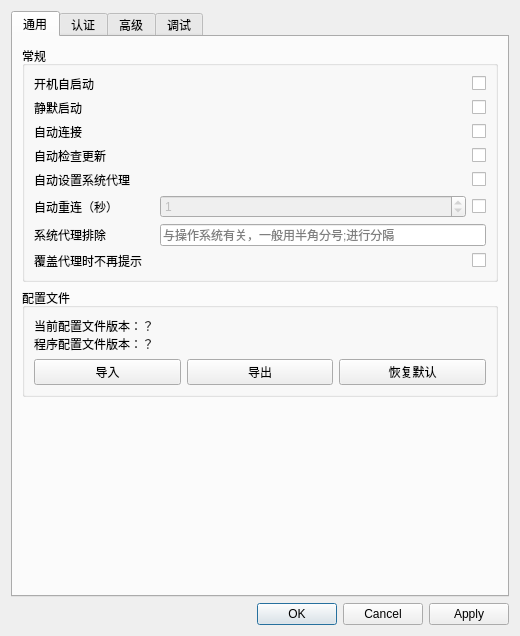
<?xml version="1.0" encoding="UTF-8"?>
<ui version="4.0">
 <class>SettingWindow</class>
 <widget class="QDialog" name="SettingWindow">
  <property name="enabled">
   <bool>true</bool>
  </property>
  <property name="geometry">
   <rect>
    <x>0</x>
    <y>0</y>
    <width>520</width>
    <height>636</height>
   </rect>
  </property>
  <property name="windowTitle">
   <string>设置</string>
  </property>
  <property name="styleSheet">
   <string notr="true"/>
  </property>
  <layout class="QVBoxLayout" name="verticalLayout">
   <item>
    <widget class="QTabWidget" name="tabWidget">
     <property name="locale">
      <locale language="Chinese" country="China"/>
     </property>
     <property name="currentIndex">
      <number>0</number>
     </property>
     <widget class="QWidget" name="generalTab">
      <attribute name="title">
       <string>通用</string>
      </attribute>
      <layout class="QGridLayout">
       <item row="7" column="0">
        <spacer name="commonTabVerticalSpacer">
         <property name="orientation">
          <enum>Qt::Orientation::Vertical</enum>
         </property>
         <property name="sizeHint" stdset="0">
          <size>
           <width>444</width>
           <height>108</height>
          </size>
         </property>
        </spacer>
       </item>
       <item row="3" column="0" rowspan="2">
        <widget class="QGroupBox" name="profileGroup">
         <property name="title">
          <string>配置文件</string>
         </property>
         <layout class="QGridLayout" name="gridLayout_5">
          <item row="1" column="1">
           <widget class="QPushButton" name="exportPushButton">
            <property name="text">
             <string>导出</string>
            </property>
           </widget>
          </item>
          <item row="0" column="0" colspan="3">
           <widget class="QLabel" name="configVersionLabel">
            <property name="text">
             <string>当前配置文件版本：？
程序配置文件版本：？</string>
            </property>
           </widget>
          </item>
          <item row="1" column="2">
           <widget class="QPushButton" name="resetDefaultPushButton">
            <property name="text">
             <string>恢复默认</string>
            </property>
           </widget>
          </item>
          <item row="1" column="0">
           <widget class="QPushButton" name="importPushButton">
            <property name="text">
             <string>导入</string>
            </property>
           </widget>
          </item>
         </layout>
        </widget>
       </item>
       <item row="1" column="0">
        <widget class="QGroupBox" name="commonGroup">
         <property name="title">
          <string>常规</string>
         </property>
         <layout class="QGridLayout" name="gridLayout_7">
          <item row="3" column="2">
           <widget class="QCheckBox" name="checkUpdateAfterStartCheckBox">
            <property name="text">
             <string/>
            </property>
           </widget>
          </item>
          <item row="0" column="2">
           <widget class="QCheckBox" name="autoStartCheckBox">
            <property name="text">
             <string/>
            </property>
           </widget>
          </item>
          <item row="1" column="2">
           <widget class="QCheckBox" name="silentStartCheckBox">
            <property name="text">
             <string/>
            </property>
           </widget>
          </item>
          <item row="5" column="0">
           <widget class="QLabel" name="zjuConnectTabLabel7">
            <property name="text">
             <string>自动重连（秒）</string>
            </property>
           </widget>
          </item>
          <item row="0" column="0">
           <widget class="QLabel" name="commonTabLable4">
            <property name="text">
             <string>开机自启动</string>
            </property>
           </widget>
          </item>
          <item row="5" column="2">
           <widget class="QCheckBox" name="autoReconnectCheckBox">
            <property name="text">
             <string/>
            </property>
            <property name="checked">
             <bool>false</bool>
            </property>
           </widget>
          </item>
          <item row="0" column="1" rowspan="6">
           <spacer name="horizontalSpacer_3">
            <property name="orientation">
             <enum>Qt::Orientation::Horizontal</enum>
            </property>
            <property name="sizeHint" stdset="0">
             <size>
              <width>0</width>
              <height>0</height>
             </size>
            </property>
           </spacer>
          </item>
          <item row="7" column="1" colspan="2">
           <widget class="QLineEdit" name="systemProxyBypassLineEdit">
            <property name="placeholderText">
             <string>与操作系统有关，一般用半角分号;进行分隔</string>
            </property>
           </widget>
          </item>
          <item row="1" column="0">
           <widget class="QLabel" name="commonTabLabelSilentStart">
            <property name="text">
             <string>静默启动</string>
            </property>
           </widget>
          </item>
          <item row="2" column="0">
           <widget class="QLabel" name="commonTabLable5">
            <property name="text">
             <string>自动连接</string>
            </property>
           </widget>
          </item>
          <item row="7" column="0">
           <widget class="QLabel" name="zjuConnectTabLabel11">
            <property name="text">
             <string>系统代理排除</string>
            </property>
           </widget>
          </item>
          <item row="3" column="0">
           <widget class="QLabel" name="commonTabLable6">
            <property name="text">
             <string>自动检查更新</string>
            </property>
           </widget>
          </item>
          <item row="4" column="2">
           <widget class="QCheckBox" name="autoSetProxyCheckBox">
            <property name="text">
             <string/>
            </property>
           </widget>
          </item>
          <item row="2" column="2">
           <widget class="QCheckBox" name="connectAfterStartCheckBox">
            <property name="text">
             <string/>
            </property>
           </widget>
          </item>
          <item row="4" column="0">
           <widget class="QLabel" name="commonTabLable4_2">
            <property name="text">
             <string>自动设置系统代理</string>
            </property>
           </widget>
          </item>
          <item row="5" column="1">
           <widget class="QSpinBox" name="reconnectTimeSpinBox">
            <property name="enabled">
             <bool>false</bool>
            </property>
            <property name="maximum">
             <number>86400</number>
            </property>
            <property name="value">
             <number>1</number>
            </property>
           </widget>
          </item>
          <item row="8" column="0">
           <widget class="QLabel" name="commonTabLabelSuppressProxyWarning">
            <property name="text">
             <string>覆盖代理时不再提示</string>
            </property>
           </widget>
          </item>
          <item row="8" column="2">
           <widget class="QCheckBox" name="suppressProxyOverrideWarningCheckBox">
            <property name="text">
             <string/>
            </property>
           </widget>
          </item>
          <item row="9" column="0">
           <spacer name="horizontalSpacer_4">
            <property name="orientation">
             <enum>Qt::Orientation::Horizontal</enum>
            </property>
            <property name="sizeType">
             <enum>QSizePolicy::Policy::Preferred</enum>
            </property>
            <property name="sizeHint" stdset="0">
             <size>
              <width>120</width>
              <height>0</height>
             </size>
            </property>
           </spacer>
          </item>
         </layout>
        </widget>
       </item>
      </layout>
     </widget>
     <widget class="QWidget" name="loginTab">
      <attribute name="title">
       <string>认证</string>
      </attribute>
      <layout class="QGridLayout" name="gridLayout_9">
       <item row="6" column="0">
        <spacer name="verticalSpacer_2">
         <property name="orientation">
          <enum>Qt::Orientation::Vertical</enum>
         </property>
         <property name="sizeHint" stdset="0">
          <size>
           <width>20</width>
           <height>40</height>
          </size>
         </property>
        </spacer>
       </item>
       <item row="1" column="0">
        <widget class="QGroupBox" name="commonGroupBox">
         <property name="title">
          <string>通用</string>
         </property>
         <layout class="QGridLayout" name="commonLayout">
          <item row="1" column="1">
           <widget class="QLineEdit" name="serverAddressLineEdit">
            <property name="text">
             <string>trust.hitsz.edu.cn</string>
            </property>
            <property name="placeholderText">
             <string>例如：192.0.2.1</string>
            </property>
           </widget>
          </item>
          <item row="0" column="1" colspan="4">
           <layout class="QHBoxLayout" name="protocolLayout">
            <item>
             <widget class="QRadioButton" name="atrustRadioButton">
              <property name="text">
               <string>aTrust</string>
              </property>
              <property name="checked">
               <bool>true</bool>
              </property>
             </widget>
            </item>
            <item>
             <widget class="QRadioButton" name="easyconnectRadioButton">
              <property name="text">
               <string>EasyConnect</string>
              </property>
             </widget>
            </item>
           </layout>
          </item>
          <item row="2" column="1" colspan="4">
           <widget class="QLineEdit" name="usernameLineEdit">
            <property name="placeholderText">
             <string>VPN 账号</string>
            </property>
           </widget>
          </item>
          <item row="2" column="0">
           <widget class="QLabel" name="commonTabLable2">
            <property name="text">
             <string>账号</string>
            </property>
           </widget>
          </item>
          <item row="3" column="0">
           <widget class="QLabel" name="commonTabLable3">
            <property name="text">
             <string>密码</string>
            </property>
           </widget>
          </item>
          <item row="1" column="3" colspan="2">
           <widget class="QSpinBox" name="serverPortSpinBox">
            <property name="maximum">
             <number>65535</number>
            </property>
            <property name="value">
             <number>443</number>
            </property>
           </widget>
          </item>
          <item row="1" column="2">
           <widget class="QLabel" name="label">
            <property name="text">
             <string>:</string>
            </property>
           </widget>
          </item>
          <item row="1" column="0">
           <widget class="QLabel" name="zjuConnectTabLabel1">
            <property name="text">
             <string>服务器地址</string>
            </property>
           </widget>
          </item>
          <item row="0" column="0">
           <widget class="QLabel" name="protocolLabel">
            <property name="text">
             <string>协议</string>
            </property>
           </widget>
          </item>
          <item row="3" column="4">
           <widget class="QCheckBox" name="passwordVisibleCheckBox">
            <property name="sizePolicy">
             <sizepolicy hsizetype="Fixed" vsizetype="Fixed">
              <horstretch>0</horstretch>
              <verstretch>0</verstretch>
             </sizepolicy>
            </property>
            <property name="text">
             <string/>
            </property>
           </widget>
          </item>
          <item row="3" column="1" colspan="3">
           <widget class="QLineEdit" name="passwordLineEdit">
            <property name="echoMode">
             <enum>QLineEdit::EchoMode::Password</enum>
            </property>
            <property name="placeholderText">
             <string>VPN 密码</string>
            </property>
           </widget>
          </item>
         </layout>
        </widget>
       </item>
       <item row="5" column="0">
        <widget class="QGroupBox" name="extraAuthGroupBox">
         <property name="enabled">
          <bool>false</bool>
         </property>
         <property name="title">
          <string>EasyConnect 认证信息</string>
         </property>
         <layout class="QGridLayout" name="gridLayout_1">
          <item row="4" column="0">
           <spacer name="horizontalSpacer_5">
            <property name="orientation">
             <enum>Qt::Orientation::Horizontal</enum>
            </property>
            <property name="sizeType">
             <enum>QSizePolicy::Policy::Fixed</enum>
            </property>
            <property name="sizeHint" stdset="0">
             <size>
              <width>120</width>
              <height>0</height>
             </size>
            </property>
           </spacer>
          </item>
          <item row="2" column="1" colspan="2">
           <widget class="QLineEdit" name="certPasswordLineEdit">
            <property name="echoMode">
             <enum>QLineEdit::EchoMode::Password</enum>
            </property>
            <property name="placeholderText">
             <string>可选，证书密码</string>
            </property>
           </widget>
          </item>
          <item row="3" column="3">
           <widget class="QCheckBox" name="totpSecretVisibleCheckBox">
            <property name="sizePolicy">
             <sizepolicy hsizetype="Fixed" vsizetype="Fixed">
              <horstretch>0</horstretch>
              <verstretch>0</verstretch>
             </sizepolicy>
            </property>
            <property name="text">
             <string/>
            </property>
           </widget>
          </item>
          <item row="0" column="1">
           <widget class="QLineEdit" name="certFileLineEdit">
            <property name="placeholderText">
             <string>可选，p12/pfx 证书文件路径</string>
            </property>
           </widget>
          </item>
          <item row="2" column="0">
           <widget class="QLabel" name="certPasswordLabel">
            <property name="text">
             <string>证书密码</string>
            </property>
           </widget>
          </item>
          <item row="2" column="3">
           <widget class="QCheckBox" name="certPasswordVisibleCheckBox">
            <property name="sizePolicy">
             <sizepolicy hsizetype="Fixed" vsizetype="Fixed">
              <horstretch>0</horstretch>
              <verstretch>0</verstretch>
             </sizepolicy>
            </property>
            <property name="text">
             <string/>
            </property>
           </widget>
          </item>
          <item row="3" column="1" colspan="2">
           <widget class="QLineEdit" name="totpSecretLineEdit">
            <property name="echoMode">
             <enum>QLineEdit::EchoMode::Password</enum>
            </property>
            <property name="placeholderText">
             <string>可选，以通过 TOTP 验证器</string>
            </property>
           </widget>
          </item>
          <item row="0" column="2" colspan="2">
           <widget class="QPushButton" name="certFileBrowseButton">
            <property name="text">
             <string>浏览</string>
            </property>
           </widget>
          </item>
          <item row="3" column="0">
           <widget class="QLabel" name="zjuConnectTabLabel6_2">
            <property name="text">
             <string>TOTP 密钥</string>
            </property>
           </widget>
          </item>
          <item row="0" column="0">
           <widget class="QLabel" name="certFileLabel">
            <property name="text">
             <string>证书文件</string>
            </property>
           </widget>
          </item>
         </layout>
        </widget>
       </item>
       <item row="4" column="0">
        <widget class="QGroupBox" name="authInfoGroupBox">
         <property name="title">
          <string>aTrust 认证信息</string>
         </property>
         <layout class="QGridLayout" name="gridLayout_8">
          <item row="6" column="1" colspan="2">
           <layout class="QHBoxLayout" name="horizontalLayout">
            <item>
             <widget class="QLabel" name="label_6">
              <property name="text">
               <string>+</string>
              </property>
             </widget>
            </item>
            <item>
             <widget class="QLineEdit" name="countryCodeLineEdit">
              <property name="enabled">
               <bool>false</bool>
              </property>
              <property name="maximumSize">
               <size>
                <width>45</width>
                <height>16777215</height>
               </size>
              </property>
              <property name="placeholderText">
               <string>国家</string>
              </property>
             </widget>
            </item>
            <item>
             <widget class="QLabel" name="label_7">
              <property name="text">
               <string>-</string>
              </property>
             </widget>
            </item>
            <item>
             <widget class="QLineEdit" name="phoneNumberLineEdit">
              <property name="enabled">
               <bool>false</bool>
              </property>
              <property name="placeholderText">
               <string>手机号码，仅用于短信</string>
              </property>
             </widget>
            </item>
           </layout>
          </item>
          <item row="5" column="1" colspan="2">
           <widget class="QLineEdit" name="loginUrlLineEdit">
            <property name="enabled">
             <bool>false</bool>
            </property>
            <property name="text">
             <string/>
            </property>
            <property name="placeholderText">
             <string>可选，可自动生成，仅用于 CAS/OAuth2</string>
            </property>
           </widget>
          </item>
          <item row="5" column="0">
           <widget class="QLabel" name="label_4">
            <property name="text">
             <string>登录地址</string>
            </property>
           </widget>
          </item>
          <item row="7" column="0">
           <spacer name="horizontalSpacer">
            <property name="orientation">
             <enum>Qt::Orientation::Horizontal</enum>
            </property>
            <property name="sizeType">
             <enum>QSizePolicy::Policy::Preferred</enum>
            </property>
            <property name="sizeHint" stdset="0">
             <size>
              <width>120</width>
              <height>0</height>
             </size>
            </property>
           </spacer>
          </item>
          <item row="3" column="0">
           <widget class="QLabel" name="label_2">
            <property name="text">
             <string>登录域</string>
            </property>
           </widget>
          </item>
          <item row="6" column="0">
           <widget class="QLabel" name="label_5">
            <property name="text">
             <string>手机号码</string>
            </property>
           </widget>
          </item>
          <item row="0" column="2">
           <widget class="QCheckBox" name="manualConfigCheckBox">
            <property name="sizePolicy">
             <sizepolicy hsizetype="Fixed" vsizetype="Fixed">
              <horstretch>0</horstretch>
              <verstretch>0</verstretch>
             </sizepolicy>
            </property>
            <property name="text">
             <string>手动配置</string>
            </property>
           </widget>
          </item>
          <item row="0" column="0" colspan="2">
           <widget class="QPushButton" name="authSelectPushButton">
            <property name="sizePolicy">
             <sizepolicy hsizetype="Expanding" vsizetype="Fixed">
              <horstretch>0</horstretch>
              <verstretch>0</verstretch>
             </sizepolicy>
            </property>
            <property name="text">
             <string>配置认证方式</string>
            </property>
           </widget>
          </item>
          <item row="3" column="1" colspan="2">
           <widget class="QLineEdit" name="loginDomainLineEdit">
            <property name="enabled">
             <bool>false</bool>
            </property>
            <property name="sizePolicy">
             <sizepolicy hsizetype="Expanding" vsizetype="Fixed">
              <horstretch>1</horstretch>
              <verstretch>0</verstretch>
             </sizepolicy>
            </property>
            <property name="text">
             <string/>
            </property>
            <property name="placeholderText">
             <string>可自动获取，默认 local</string>
            </property>
           </widget>
          </item>
          <item row="1" column="1" colspan="2">
           <layout class="QHBoxLayout" name="horizontalLayout_2">
            <item>
             <widget class="QRadioButton" name="pswRadioButton">
              <property name="enabled">
               <bool>false</bool>
              </property>
              <property name="text">
               <string>密码</string>
              </property>
              <property name="checked">
               <bool>true</bool>
              </property>
             </widget>
            </item>
            <item>
             <widget class="QRadioButton" name="smsCheckCodeRadioButton">
              <property name="enabled">
               <bool>false</bool>
              </property>
              <property name="text">
               <string>短信</string>
              </property>
             </widget>
            </item>
            <item>
             <widget class="QRadioButton" name="casRadioButton">
              <property name="enabled">
               <bool>false</bool>
              </property>
              <property name="text">
               <string>CAS</string>
              </property>
             </widget>
            </item>
            <item>
             <widget class="QRadioButton" name="oauth2RadioButton">
              <property name="enabled">
               <bool>false</bool>
              </property>
              <property name="text">
               <string>OAuth2</string>
              </property>
             </widget>
            </item>
           </layout>
          </item>
          <item row="1" column="0">
           <widget class="QLabel" name="label_3">
            <property name="text">
             <string>认证方式</string>
            </property>
           </widget>
          </item>
         </layout>
        </widget>
       </item>
      </layout>
     </widget>
     <widget class="QWidget" name="zjuConnectTab">
      <attribute name="title">
       <string>高级</string>
      </attribute>
      <layout class="QGridLayout" name="gridLayout_3">
       <item row="4" column="0">
        <widget class="QLabel" name="dnsServerBindLabel">
         <property name="text">
          <string>DNS 监听地址</string>
         </property>
        </widget>
       </item>
       <item row="4" column="1" colspan="3">
        <widget class="QLineEdit" name="dnsServerBindLineEdit">
         <property name="placeholderText">
          <string>留空则禁用，例如 127.0.0.1:53</string>
         </property>
        </widget>
       </item>
       <item row="3" column="0">
        <widget class="QLabel" name="localDnsServerLabel">
         <property name="text">
          <string>本地 DNS</string>
         </property>
        </widget>
       </item>
       <item row="3" column="1" colspan="3">
        <widget class="QLineEdit" name="localDnsServerLineEdit">
         <property name="placeholderText">
          <string>用于解析 VPN 服务器域名，留空则使用系统 DNS</string>
         </property>
        </widget>
       </item>
       <item row="8" column="1" colspan="3">
        <widget class="QLineEdit" name="shadowsocksUrlLineEdit">
         <property name="placeholderText">
          <string>不填则不启用，格式：ss://chiper:password@server:port</string>
         </property>
        </widget>
       </item>
       <item row="6" column="0">
        <widget class="QLabel" name="zjuConnectTabLabel5">
         <property name="text">
          <string>SOCKS5 代理端口</string>
         </property>
        </widget>
       </item>
       <item row="10" column="0">
        <widget class="QLabel" name="zjuConnectTabLabel6_3">
         <property name="text">
          <string>直连代理</string>
         </property>
        </widget>
       </item>
       <item row="5" column="1" colspan="3">
        <widget class="QSpinBox" name="dnsTTLSpinBox">
         <property name="maximum">
          <number>2147483647</number>
         </property>
         <property name="value">
          <number>3600</number>
         </property>
        </widget>
       </item>
       <item row="1" column="1">
        <widget class="QLineEdit" name="dnsLineEdit">
         <property name="placeholderText">
          <string>勾选自动，否则不应留空</string>
         </property>
        </widget>
       </item>
       <item row="2" column="1" colspan="3">
        <widget class="QLineEdit" name="secondaryDnsLineEdit">
         <property name="placeholderText">
          <string>不填则采用系统 DNS ，使用 DNS 劫持必须填写</string>
         </property>
        </widget>
       </item>
       <item row="8" column="0">
        <widget class="QLabel" name="zjuConnectTabLabel10">
         <property name="text">
          <string>Shadowsocks 代理</string>
         </property>
        </widget>
       </item>
       <item row="7" column="0">
        <widget class="QLabel" name="zjuConnectTabLabel6">
         <property name="text">
          <string>HTTP 代理端口</string>
         </property>
        </widget>
       </item>
       <item row="1" column="2" colspan="2">
        <widget class="QCheckBox" name="dnsAutoCheckBox">
         <property name="text">
          <string>自动</string>
         </property>
        </widget>
       </item>
       <item row="9" column="0">
        <widget class="QLabel" name="zjuConnectTabLabel12">
         <property name="text">
          <string>节点优选间隔（秒）</string>
         </property>
        </widget>
       </item>
       <item row="19" column="0" colspan="4">
        <widget class="QPushButton" name="portForwardingPushButton">
         <property name="text">
          <string>其他设置（端口转发、自定义参数等）</string>
         </property>
        </widget>
       </item>
       <item row="5" column="0">
        <widget class="QLabel" name="zjuConnectTabLabel9_2">
         <property name="text">
          <string>DNS TTL（秒）</string>
         </property>
        </widget>
       </item>
       <item row="20" column="0" colspan="4">
        <spacer name="verticalSpacer">
         <property name="orientation">
          <enum>Qt::Orientation::Vertical</enum>
         </property>
         <property name="sizeHint" stdset="0">
          <size>
           <width>20</width>
           <height>40</height>
          </size>
         </property>
        </spacer>
       </item>
       <item row="10" column="1" colspan="3">
        <widget class="QLineEdit" name="dialDirectProxyLineEdit">
         <property name="placeholderText">
          <string>直连情况下走的代理，支持：socks://... 或 http://...</string>
         </property>
        </widget>
       </item>
       <item row="1" column="0">
        <widget class="QLabel" name="zjuConnectTabLabel8">
         <property name="text">
          <string>DNS 服务器</string>
         </property>
        </widget>
       </item>
       <item row="15" column="0" colspan="4">
        <widget class="Line" name="line">
         <property name="orientation">
          <enum>Qt::Orientation::Horizontal</enum>
         </property>
        </widget>
       </item>
       <item row="2" column="0">
        <widget class="QLabel" name="zjuConnectTabLabel9">
         <property name="text">
          <string>备用 DNS</string>
         </property>
        </widget>
       </item>
       <item row="16" column="0" colspan="4">
        <layout class="QGridLayout" name="gridLayout_4">
         <item row="0" column="1">
          <widget class="QCheckBox" name="keepAliveCheckBox">
           <property name="text">
            <string>定时保活</string>
           </property>
          </widget>
         </item>
         <item row="1" column="1">
          <widget class="QCheckBox" name="disableServerConfigCheckBox">
           <property name="text">
            <string>忽略服务器配置</string>
           </property>
          </widget>
         </item>
         <item row="3" column="0">
          <widget class="QCheckBox" name="tunCheckBox">
           <property name="text">
            <string>TUN 模式</string>
           </property>
          </widget>
         </item>
         <item row="0" column="2">
          <widget class="QCheckBox" name="outsideAccessCheckBox">
           <property name="text">
            <string>允许外部访问</string>
           </property>
          </widget>
         </item>
         <item row="1" column="0">
          <widget class="QCheckBox" name="skipDomainResourceCheckBox">
           <property name="text">
            <string>忽略域名资源</string>
           </property>
          </widget>
         </item>
         <item row="1" column="2">
          <widget class="QCheckBox" name="proxyAllCheckBox">
           <property name="text">
            <string>代理全部流量</string>
           </property>
          </widget>
         </item>
         <item row="3" column="1">
          <widget class="QCheckBox" name="routeCheckBox">
           <property name="toolTip">
            <string>TUN 模式下有效</string>
           </property>
           <property name="text">
            <string>设置路由（TUN）</string>
           </property>
          </widget>
         </item>
         <item row="0" column="0">
          <widget class="QCheckBox" name="multiLineCheckBox">
           <property name="text">
            <string>自动选择线路</string>
           </property>
           <property name="autoExclusive">
            <bool>false</bool>
           </property>
           <property name="tristate">
            <bool>false</bool>
           </property>
          </widget>
         </item>
         <item row="3" column="2">
          <widget class="QCheckBox" name="dnsHijackCheckBox">
           <property name="toolTip">
            <string>TUN 模式下有效</string>
           </property>
           <property name="text">
            <string>DNS 劫持（TUN）</string>
           </property>
          </widget>
         </item>
         <item row="4" column="0">
          <widget class="QCheckBox" name="fakeIPCheckBox">
           <property name="toolTip">
            <string>aTrust 协议 TUN 模式下有效</string>
           </property>
           <property name="text">
            <string>Fake IP（TUN）</string>
           </property>
          </widget>
         </item>
         <item row="4" column="1">
          <widget class="QCheckBox" name="tcpTunnelModeCheckBox">
           <property name="text">
            <string>禁用 L3 隧道</string>
           </property>
          </widget>
         </item>
         <item row="4" column="2">
          <widget class="QCheckBox" name="autoDetectInterfaceCheckBox">
           <property name="toolTip">
            <string>自动检测并绑定 VPN 底层网络接口</string>
           </property>
           <property name="text">
            <string>自动检测网口</string>
           </property>
          </widget>
         </item>
         <item row="2" column="1">
          <widget class="QCheckBox" name="zjuDefaultCheckBox">
           <property name="text">
            <string>ZJU 默认配置</string>
           </property>
          </widget>
         </item>
         <item row="2" column="0">
          <widget class="QCheckBox" name="disableDNSCheckBox">
           <property name="text">
            <string>禁用内部 DNS</string>
           </property>
          </widget>
         </item>
         <item row="2" column="2">
          <widget class="QCheckBox" name="credentialsAsArgumentsCheckBox">
           <property name="toolTip">
            <string>不勾选则凭据以环境变量传递</string>
           </property>
           <property name="text">
            <string>凭据以参数传递</string>
           </property>
          </widget>
         </item>
        </layout>
       </item>
       <item row="6" column="1" colspan="3">
        <widget class="QSpinBox" name="socks5PortSpinBox">
         <property name="maximum">
          <number>65535</number>
         </property>
         <property name="value">
          <number>11080</number>
         </property>
        </widget>
       </item>
       <item row="9" column="1" colspan="3">
        <widget class="QSpinBox" name="updateBestNodesIntervalSpinBox">
         <property name="maximum">
          <number>2147483647</number>
         </property>
         <property name="value">
          <number>300</number>
         </property>
        </widget>
       </item>
       <item row="7" column="1" colspan="3">
        <widget class="QSpinBox" name="httpPortSpinBox">
         <property name="maximum">
          <number>65535</number>
         </property>
         <property name="value">
          <number>11081</number>
         </property>
        </widget>
       </item>
       <item row="11" column="1" colspan="3">
        <widget class="QLineEdit" name="keepAliveUrlLineEdit">
         <property name="placeholderText">
          <string>用于定时保活的 URL，留空为 DNS 保活</string>
         </property>
        </widget>
       </item>
       <item row="11" column="0">
        <widget class="QLabel" name="zjuConnectTabLabel6_4">
         <property name="text">
          <string>定时保活 URL</string>
         </property>
        </widget>
       </item>
       <item row="12" column="1" colspan="3">
        <widget class="QLineEdit" name="bindInterfaceLineEdit">
         <property name="placeholderText">
          <string>用于建立连接的网络接口，留空为自动选择</string>
         </property>
        </widget>
       </item>
       <item row="12" column="0">
        <widget class="QLabel" name="zjuConnectTabLabel6_5">
         <property name="text">
          <string>绑定网络接口</string>
         </property>
        </widget>
       </item>
      </layout>
     </widget>
     <widget class="QWidget" name="debugTab">
      <attribute name="title">
       <string>调试</string>
      </attribute>
      <layout class="QVBoxLayout" name="debugTabLayout">
       <item>
        <widget class="QGroupBox" name="debugOptionsGroupBox">
         <property name="title">
          <string>调试输出</string>
         </property>
         <layout class="QVBoxLayout" name="debugOptionsLayout">
          <item>
           <widget class="QCheckBox" name="detailedDebugCheckBox">
            <property name="text">
             <string>启用详细调试输出</string>
            </property>
           </widget>
          </item>
          <item>
           <widget class="QCheckBox" name="debugPcapCheckBox">
            <property name="toolTip">
             <string>将 VPN 底层 TCP 收发数据保存为 PCAP 文件</string>
            </property>
            <property name="text">
             <string>导出底层流量（PCAP）</string>
            </property>
           </widget>
          </item>
          <item>
           <widget class="QCheckBox" name="debugTlsLogCheckBox">
            <property name="toolTip">
             <string>导出 NSS key log，可配合 PCAP 在 Wireshark 中解密 TLS 流量</string>
            </property>
            <property name="text">
             <string>导出 TLS 会话密钥</string>
            </property>
           </widget>
          </item>
         </layout>
        </widget>
       </item>
       <item>
        <widget class="QLabel" name="debugTipLabel">
         <property name="text">
          <string>如遇到协议实现问题，请勾选以上三个选项后运行，复现问题情况，然后进入日志目录将最新的输出打包发送给开发者，以供调试。</string>
         </property>
         <property name="wordWrap">
          <bool>true</bool>
         </property>
        </widget>
       </item>
       <item>
        <widget class="QLabel" name="debugSecurityWarningLabel">
         <property name="font">
          <font>
           <bold>true</bold>
          </font>
         </property>
         <property name="text">
          <string>警告：调试日志、PCAP 和 TLS 会话密钥可能包含账号、访问地址及会话密钥等敏感信息，请勿随意发送给他人。</string>
         </property>
         <property name="wordWrap">
          <bool>true</bool>
         </property>
        </widget>
       </item>
       <item>
        <widget class="QPushButton" name="openLogDirectoryPushButton">
         <property name="text">
          <string>打开日志目录</string>
         </property>
        </widget>
       </item>
       <item>
        <spacer name="debugTabVerticalSpacer">
         <property name="orientation">
          <enum>Qt::Orientation::Vertical</enum>
         </property>
         <property name="sizeHint" stdset="0">
          <size>
           <width>20</width>
           <height>320</height>
          </size>
         </property>
        </spacer>
       </item>
      </layout>
     </widget>
    </widget>
   </item>
   <item>
    <widget class="QDialogButtonBox" name="buttonBox">
     <property name="standardButtons">
      <set>QDialogButtonBox::StandardButton::Apply|QDialogButtonBox::StandardButton::Cancel|QDialogButtonBox::StandardButton::Ok</set>
     </property>
    </widget>
   </item>
  </layout>
 </widget>
 <tabstops>
  <tabstop>tabWidget</tabstop>
  <tabstop>usernameLineEdit</tabstop>
  <tabstop>passwordLineEdit</tabstop>
  <tabstop>serverAddressLineEdit</tabstop>
  <tabstop>serverPortSpinBox</tabstop>
  <tabstop>dnsLineEdit</tabstop>
  <tabstop>secondaryDnsLineEdit</tabstop>
  <tabstop>localDnsServerLineEdit</tabstop>
  <tabstop>dnsServerBindLineEdit</tabstop>
  <tabstop>socks5PortSpinBox</tabstop>
  <tabstop>httpPortSpinBox</tabstop>
  <tabstop>multiLineCheckBox</tabstop>
  <tabstop>keepAliveCheckBox</tabstop>
  <tabstop>keepAliveUrlLineEdit</tabstop>
  <tabstop>bindInterfaceLineEdit</tabstop>
  <tabstop>outsideAccessCheckBox</tabstop>
  <tabstop>portForwardingPushButton</tabstop>
 </tabstops>
 <resources/>
 <connections>
  <connection>
   <sender>buttonBox</sender>
   <signal>rejected()</signal>
   <receiver>SettingWindow</receiver>
   <slot>reject()</slot>
   <hints>
    <hint type="sourcelabel">
     <x>239</x>
     <y>374</y>
    </hint>
    <hint type="destinationlabel">
     <x>242</x>
     <y>197</y>
    </hint>
   </hints>
  </connection>
  <connection>
   <sender>atrustRadioButton</sender>
   <signal>toggled(bool)</signal>
   <receiver>authInfoGroupBox</receiver>
   <slot>setEnabled(bool)</slot>
   <hints>
    <hint type="sourcelabel">
     <x>255</x>
     <y>72</y>
    </hint>
    <hint type="destinationlabel">
     <x>256</x>
     <y>186</y>
    </hint>
   </hints>
  </connection>
  <connection>
   <sender>dnsAutoCheckBox</sender>
   <signal>toggled(bool)</signal>
   <receiver>dnsLineEdit</receiver>
   <slot>setDisabled(bool)</slot>
   <hints>
    <hint type="sourcelabel">
     <x>445</x>
     <y>85</y>
    </hint>
    <hint type="destinationlabel">
     <x>282</x>
     <y>85</y>
    </hint>
   </hints>
  </connection>
  <connection>
   <sender>tunCheckBox</sender>
   <signal>toggled(bool)</signal>
   <receiver>routeCheckBox</receiver>
   <slot>setEnabled(bool)</slot>
   <hints>
    <hint type="sourcelabel">
     <x>108</x>
     <y>379</y>
    </hint>
    <hint type="destinationlabel">
     <x>256</x>
     <y>379</y>
    </hint>
   </hints>
  </connection>
  <connection>
   <sender>tunCheckBox</sender>
   <signal>toggled(bool)</signal>
   <receiver>dnsHijackCheckBox</receiver>
   <slot>setEnabled(bool)</slot>
   <hints>
    <hint type="sourcelabel">
     <x>108</x>
     <y>379</y>
    </hint>
    <hint type="destinationlabel">
     <x>405</x>
     <y>379</y>
    </hint>
   </hints>
  </connection>
  <connection>
   <sender>tunCheckBox</sender>
   <signal>toggled(bool)</signal>
   <receiver>fakeIPCheckBox</receiver>
   <slot>setEnabled(bool)</slot>
   <hints>
    <hint type="sourcelabel">
     <x>108</x>
     <y>379</y>
    </hint>
    <hint type="destinationlabel">
     <x>405</x>
     <y>410</y>
    </hint>
   </hints>
  </connection>
  <connection>
   <sender>autoReconnectCheckBox</sender>
   <signal>toggled(bool)</signal>
   <receiver>reconnectTimeSpinBox</receiver>
   <slot>setEnabled(bool)</slot>
   <hints>
    <hint type="sourcelabel">
     <x>463</x>
     <y>173</y>
    </hint>
    <hint type="destinationlabel">
     <x>311</x>
     <y>173</y>
    </hint>
   </hints>
  </connection>
  <connection>
   <sender>manualConfigCheckBox</sender>
   <signal>toggled(bool)</signal>
   <receiver>loginDomainLineEdit</receiver>
   <slot>setEnabled(bool)</slot>
   <hints>
    <hint type="sourcelabel">
     <x>445</x>
     <y>185</y>
    </hint>
    <hint type="destinationlabel">
     <x>319</x>
     <y>215</y>
    </hint>
   </hints>
  </connection>
  <connection>
   <sender>manualConfigCheckBox</sender>
   <signal>toggled(bool)</signal>
   <receiver>pswRadioButton</receiver>
   <slot>setEnabled(bool)</slot>
   <hints>
    <hint type="sourcelabel">
     <x>445</x>
     <y>185</y>
    </hint>
    <hint type="destinationlabel">
     <x>196</x>
     <y>244</y>
    </hint>
   </hints>
  </connection>
  <connection>
   <sender>manualConfigCheckBox</sender>
   <signal>toggled(bool)</signal>
   <receiver>smsCheckCodeRadioButton</receiver>
   <slot>setEnabled(bool)</slot>
   <hints>
    <hint type="sourcelabel">
     <x>445</x>
     <y>185</y>
    </hint>
    <hint type="destinationlabel">
     <x>278</x>
     <y>244</y>
    </hint>
   </hints>
  </connection>
  <connection>
   <sender>manualConfigCheckBox</sender>
   <signal>toggled(bool)</signal>
   <receiver>casRadioButton</receiver>
   <slot>setEnabled(bool)</slot>
   <hints>
    <hint type="sourcelabel">
     <x>445</x>
     <y>185</y>
    </hint>
    <hint type="destinationlabel">
     <x>360</x>
     <y>244</y>
    </hint>
   </hints>
  </connection>
  <connection>
   <sender>manualConfigCheckBox</sender>
   <signal>toggled(bool)</signal>
   <receiver>oauth2RadioButton</receiver>
   <slot>setEnabled(bool)</slot>
   <hints>
    <hint type="sourcelabel">
     <x>445</x>
     <y>185</y>
    </hint>
    <hint type="destinationlabel">
     <x>442</x>
     <y>244</y>
    </hint>
   </hints>
  </connection>
  <connection>
   <sender>easyconnectRadioButton</sender>
   <signal>toggled(bool)</signal>
   <receiver>extraAuthGroupBox</receiver>
   <slot>setEnabled(bool)</slot>
   <hints>
    <hint type="sourcelabel">
     <x>256</x>
     <y>114</y>
    </hint>
    <hint type="destinationlabel">
     <x>256</x>
     <y>539</y>
    </hint>
   </hints>
  </connection>
  <connection>
   <sender>smsCheckCodeRadioButton</sender>
   <signal>toggled(bool)</signal>
   <receiver>countryCodeLineEdit</receiver>
   <slot>setEnabled(bool)</slot>
   <hints>
    <hint type="sourcelabel">
     <x>276</x>
     <y>392</y>
    </hint>
    <hint type="destinationlabel">
     <x>186</x>
     <y>465</y>
    </hint>
   </hints>
  </connection>
  <connection>
   <sender>smsCheckCodeRadioButton</sender>
   <signal>toggled(bool)</signal>
   <receiver>phoneNumberLineEdit</receiver>
   <slot>setEnabled(bool)</slot>
   <hints>
    <hint type="sourcelabel">
     <x>276</x>
     <y>392</y>
    </hint>
    <hint type="destinationlabel">
     <x>357</x>
     <y>465</y>
    </hint>
   </hints>
  </connection>
  <connection>
   <sender>manualConfigCheckBox</sender>
   <signal>toggled(bool)</signal>
   <receiver>loginUrlLineEdit</receiver>
   <slot>setEnabled(bool)</slot>
   <hints>
    <hint type="sourcelabel">
     <x>452</x>
     <y>312</y>
    </hint>
    <hint type="destinationlabel">
     <x>319</x>
     <y>407</y>
    </hint>
   </hints>
  </connection>
 </connections>
</ui>
